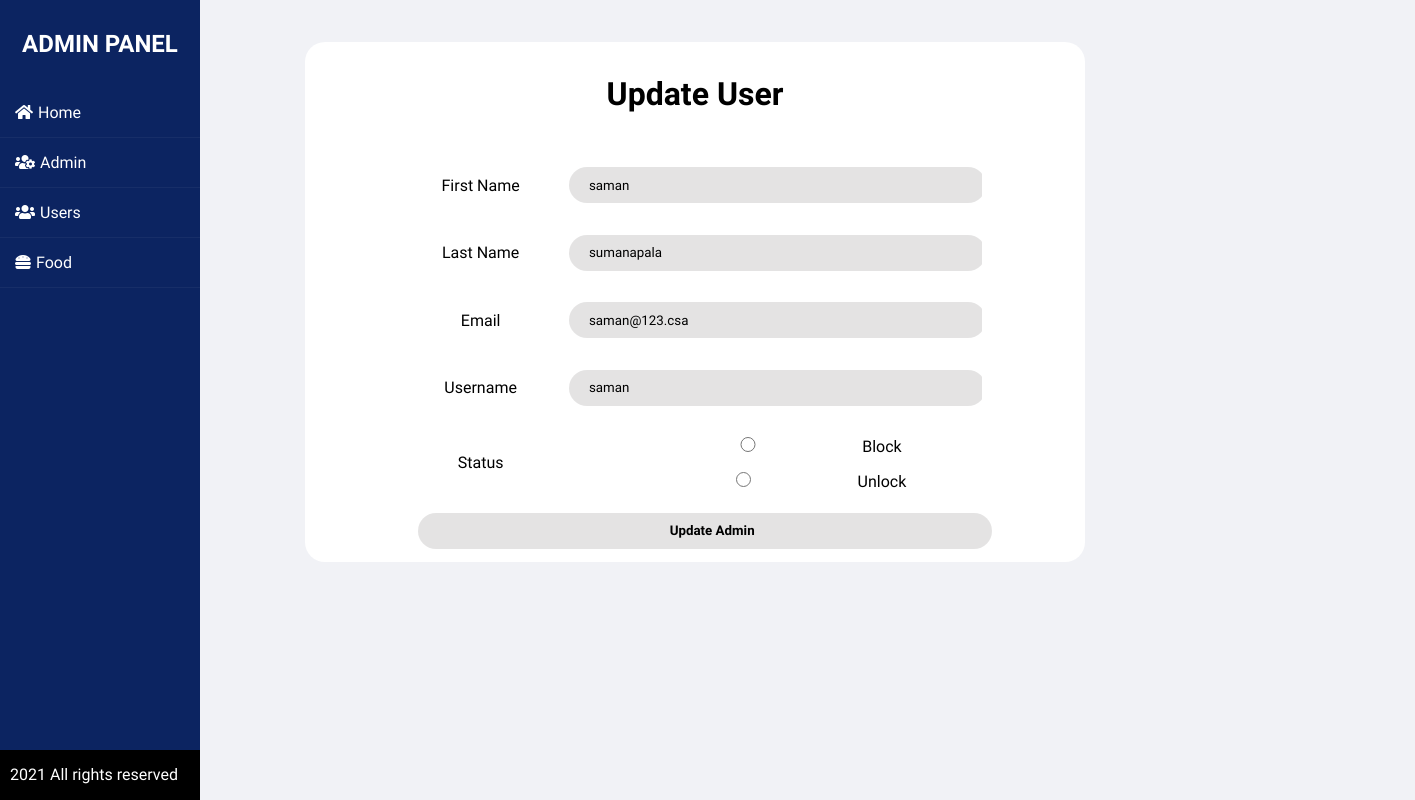
/admin/update-user.php?id=1 (signed in), run on the app's committed database.
### tables this page shows
CREATE TABLE users (
  user_id int(10) NOT NULL PRIMARY KEY AUTO_INCREMENT,
  first_name varchar(255) NOT NULL,
  last_name varchar(255) NOT NULL,
  email varchar(255) NOT NULL,
  username varchar(255) NOT NULL,
  password varchar(255) NOT NULL,
  status varchar(255) NOT NULL
);

### admin/update-user.php (the view, shortened to what this page needs)
<!DOCTYPE html>
<html lang="en">
<head>
    <link rel="stylesheet" href="../css/admin.css">
    <link rel="stylesheet" href="https://cdnjs.cloudflare.com/ajax/libs/font-awesome/5.15.3/css/all.min.css" />
</head>
<body>
    <div class="menu">
        <div class="wrapper">
            <div class="sidebar">
                <h2>Admin Panel</h2>
                <ul>
                    <li><a href="home.php"><i class="fas fa-home"></i>Home</a></li>
                    <li><a href="manage.php"><i class="fas fa-users-cog"></i>Admin</a></li>
                    <li><a href="manage-user.php"><i class="fas fa-users"></i>Users</a></li>
                    <li><a href="manage-food.php"><i class="fas fa-hamburger"></i>Food</a></li>
                </ul>
                <div class="footer">
                    <p>2021 All rights reserved</p>
                </div>
            </div>
        </div>
    </div>
    <div class="content">
        <div class="wrapper">
            <div class="outer-wrap">
                <div class="form-wrap" style="width:100%; padding-top: 30px;">
                    <h1>Update User</h1>
                    <br><br>
                    <?php
                    include_once '../includes/dbh.inc.php';
                    $id = $_GET['id'];
                    $sql = "SELECT * FROM users WHERE user_id=$id";
                    $result = mysqli_query($conn, $sql);
                    if ($result == TRUE) {
                        $count = mysqli_num_rows($result);
                        if ($count == 1) {
                            $row = mysqli_fetch_assoc($result);
                            $first_name = $row['first_name'];
                            $last_name = $row['last_name'];
                            $email = $row['email'];
                            $username = $row['username'];
                            $status = $row['status'];
                        }
                        else{
                            header("Location:manage-user.php?update=failed");
                        }
                    }
                    ?>
                    <form action="../includes/updateUser.inc.php" method="POST">
                        <table>
                            <tr>
                                <td>First Name</td>
                                <td><input type="text" name="firstname" value="<?php echo $first_name; ?>"></td>
                            </tr>
                            <tr>
                                <td>Last Name </td>
                                <td><input type="text" name="lastname" value="<?php echo $last_name; ?>"></td>
                            </tr>
                            <tr>
                                <td>Email</td>
                                <td><input type="text" name="email" value="<?php echo $email; ?>"></td>
                            </tr>
                            <tr>
                                <td>Username</td>
                                <td><input type="text" name="username" value="<?php echo $username; ?>"></td>
                            </tr>
                            <tr>
                                <td>Status</td>
                                <td>
                                    <input <?php if ($status == "Block") { echo "checked";}?> style="height: 15px; width: 50%;border-radius: 10px; margin: 10px; padding-left: 10px;" type="radio" name="status" value="Block">Block
                                    <input <?php if ($status == "Unblock") { echo "checked";}?> style="height: 15px; width: 50%; border-radius: 10px; margin: 10px; padding-left: 10px;" type="radio" name="status" value="Unblock">Unlock
                                </td>
                            </tr>
                        </table>
                        <input type="submit" name="submit" value="Update Admin" class="btn-update">
                    </form>
                </div>
            </div>
        </div>
    </div>
</body>
</html>

### css/admin.css (style rules this page uses)
* { margin: 0; padding: 0; box-sizing: border-box; list-style: none; text-decoration: none; font-family: "Josefin Sans", sans-serif; }
body { background-color: #f1f2f6; }
.menu { display: flex; position: relative; }
.menu .wrapper .sidebar { position: fixed; width: 200px; height: 100%; background: #0c2461; padding: 30px 0; }
.menu .wrapper .sidebar h2 { color: #fff; text-transform: uppercase; text-align: center; margin-bottom: 30px; }
.menu .wrapper .sidebar ul li { padding: 15px; border-bottom: 1px solid rgba(0, 0, 0, 0.05); border-bottom: 1px solid rgba(225, 225, 225, 0.05); }
.menu .wrapper .sidebar ul li a { color: #fff; display: block; }
.menu .wrapper .sidebar ul li a i { margin-right: 5px; }
.content { width: 100%; margin-left: 205px; padding: 3% 0; }
.content { background-color: #f1f2f6; }
table { width:calc(100% - 205px); border-collapse: collapse; border-spacing: 0; border-radius: 12px 12px 0 0; overflow: hidden; box-shadow: 0 2px 12px rgba(32, 32, 32, 0.3); background: #fafafa; }
table tr td { padding: 12px 15px; }
table tr:nth-child(odd) { background: #eeeeee; }
.btn-update { background-color: #7bed9f; padding: 1%; color: #000; text-decoration: none; font-weight: bold; }
.outer-wrap { height: 520px; width: 780px; background: #fff; padding: 3px; margin: auto 100px; border-radius: 20px; display: flex; }
.outer-wrap .form-wrap { width: 60%; height: 100%; padding: 100px; border-bottom-left-radius: 20px; border-top-left-radius: 20px; text-align: center; }
.form-wrap form input { height: 36px; width: 100%; border-radius: 30px; margin: 10px; padding-left: 20px; border: none; outline: none; background: rgba(223, 221, 221, 0.822); }
.footer { background-color: black; color: #fff; }
.menu .wrapper .sidebar .footer { position: absolute; width: 200px; height: 50px; bottom: 0; line-height: 50px; }
.menu .wrapper .sidebar .footer p { padding-left: 10px; }

### admin/update-user.php (style rules this page uses)
table { width: 100%; box-shadow: none; background: #fff; }
table tr:nth-child(odd) { background: #fff; }
table tr td { padding: 1%; }

### data on the page
users: firstname "saman", lastname "sumanapala", email "saman@123.csa", username "saman"
